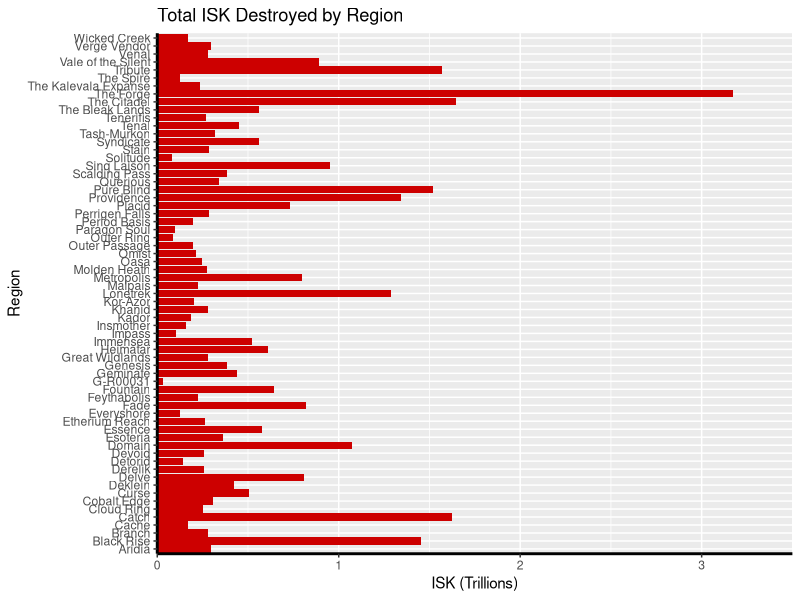
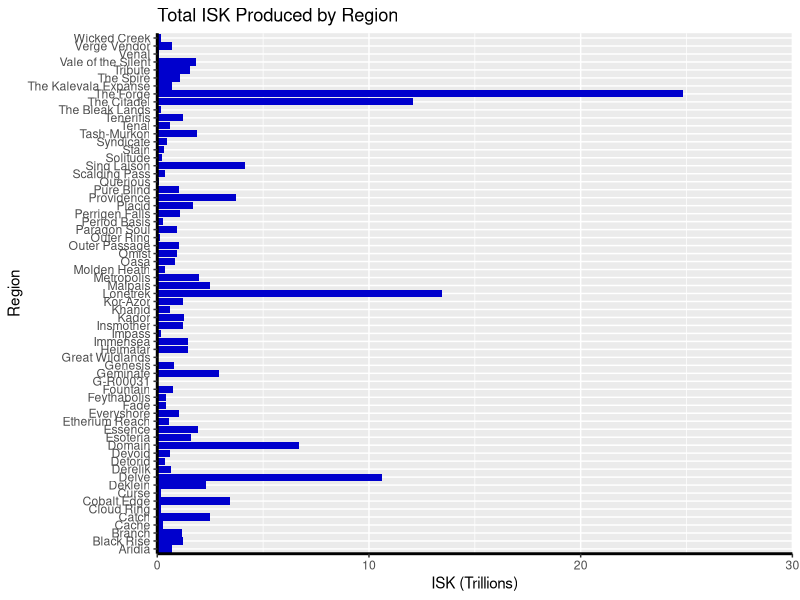
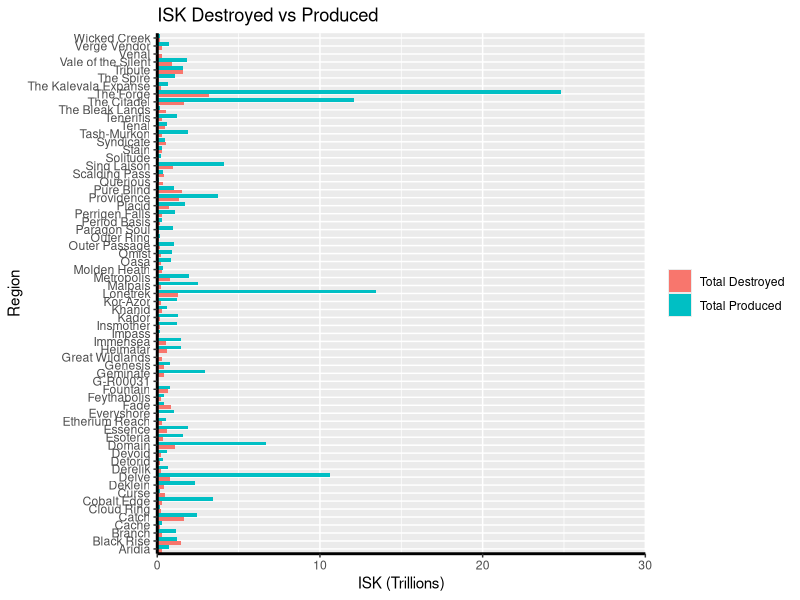

Here is the R script that generated these plots, in order:
## ---- chunk 1
knitr::opts_chunk$set(echo = TRUE)
## ---- chunk 2
library(ggplot2)
library(reshape2)
## ---- chunk 3
options("scipen"=999, "digits"=4) #stops R from using Scientific Notation when viewing ISK

regionalStats <- read.csv("data/RegionalStats.csv") #Import the data from the csv
regionName <- regionalStats$regionName
totalDest <- c(regionalStats$total.destroyed)

totalDest <- totalDest*0.000000000001 #Brings the ISK value to more viewable number (in the Trillions)

df <- data.frame(regionName, totalDest) #Creates a dataframe for use in ggplot

ggplot(data=df, aes(x=regionName, y=totalDest)) + geom_bar(fill="red3", stat="identity", linetype=2) + 
  scale_fill_hue () + 
  coord_flip() +
  theme(axis.line = element_line(color = "black", size=1, linetype="solid")) +
  labs(title = "Total ISK Destroyed by Region", y="ISK (Trillions)", x="Region") +
  scale_y_continuous(expand = c(0,0), limits = c(0,3.5))
## ---- chunk 4
options("scipen"=999, "digits"=4) #stops R from using Scientific Notation when viewing ISK

regionalStats <- read.csv("data/RegionalStats.csv") #Import the data from the csv
regionName <- regionalStats$regionName
totalProd <- c(regionalStats$total.production)

totalProd <- totalProd*0.000000000001 #Brings the ISK value to more viewable number (in the Trillions)

df <- data.frame(regionName, totalProd) #Creates a dataframe for use in ggplot

ggplot(data=df, aes(x=regionName, y=totalProd)) + geom_bar(fill="blue3", stat="identity", linetype=2) + 
  scale_fill_hue () + 
  coord_flip() +
  theme(axis.line = element_line(color = "black", size=1, linetype="solid")) +
  labs(title = "Total ISK Produced by Region", y="ISK (Trillions)", x="Region") +
  scale_y_continuous(expand = c(0,0), limits = c(0,30))
## ---- chunk 5

options("scipen"=999, "digits"=4)

regionalStats <- read.csv("data/RegionalStats.csv")
regionName <- regionalStats$regionName
totalProd <- regionalStats$total.production
totalDest <- regionalStats$total.destroyed

totalDest <- totalDest*0.000000000001
totalProd <- totalProd*0.000000000001

df <- data.frame(regionName, totalProd, totalDest)
mm <- melt(df[,c('regionName','totalDest','totalProd')], id.vars=1) #Melts the dataframe so we can use it to create a clustered bar chart

ggplot(data=mm, aes(x=regionName, y=value)) +
  geom_bar(stat="identity", position="dodge",aes(fill = variable)) +
  coord_flip() +
  theme(axis.line = element_line(color = "black", size=1, linetype="solid")) +
  labs(title = "ISK Destroyed vs Produced", y="ISK (Trillions)", x="Region") +
  scale_y_continuous(expand = c(0,0), limits = c(0,30)) +
  guides(fill=guide_legend(title=NULL)) +
  scale_fill_discrete(breaks=c('totalDest', 'totalProd'),
                      labels=c("Total Destroyed", "Total Produced"))
